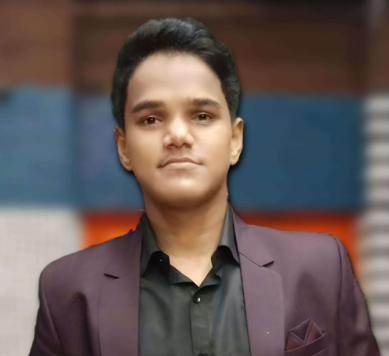
#> input picture passportsize.png, 389 x 356 px
$ python ImagetoSketch.py
#> lines starting #> are read from the running program, lines starting #| are printed output that depends on the picture
import cv2

# Read the image in RGB format
image = cv2.imread('passportsize.png')  # Replace 'your_image_path.jpg' with the actual path to your image
#> image is the input picture: shape (356, 389, 3); mean B, G, R 86.2, 87.9, 100.5

if image is not None:
    # Display the original image
    cv2.imshow('Original Image', image)
    cv2.waitKey(0)
    cv2.destroyAllWindows()

    # Convert the image to grayscale
    gray_image = cv2.cvtColor(image, cv2.COLOR_BGR2GRAY)
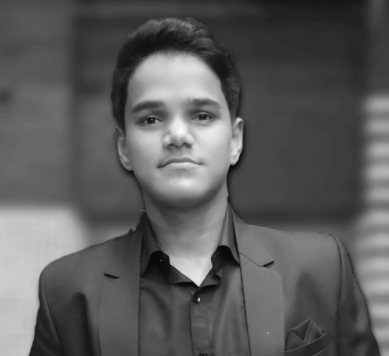
#> gray_image: shape (356, 389); min 5, max 251, mean 91.5

    # Display the grayscale image
    cv2.imshow('Grayscale Image', gray_image)
    cv2.waitKey(0)
    cv2.destroyAllWindows()

    # Invert the grayscale image using bitwise NOT
    inverted_image = cv2.bitwise_not(gray_image)
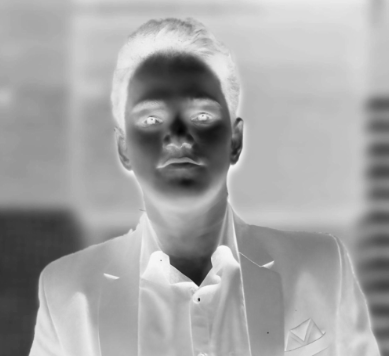
#> inverted_image: shape (356, 389); min 4, max 250, mean 163.5

    # Display the inverted image
    cv2.imshow('Inverted Image', inverted_image)
    cv2.waitKey(0)
    cv2.destroyAllWindows()

    # Apply Gaussian blur to the inverted image
    blurred_image = cv2.GaussianBlur(inverted_image, (21, 21), sigmaX=0, sigmaY=0)
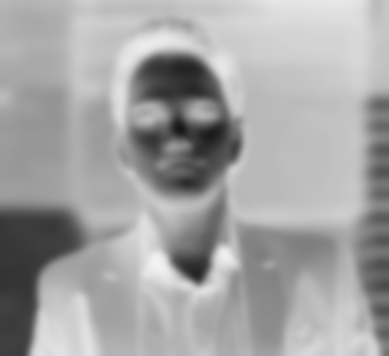
#> blurred_image: shape (356, 389); min 22, max 242, mean 163.5

    # Display the blurred image
    cv2.imshow('Blurred Image', blurred_image)
    cv2.waitKey(0)
    cv2.destroyAllWindows()

    # Create the pencil sketch by dividing the grayscale image by the inverted, blurred image
    pencil_sketch = cv2.divide(gray_image, 255 - blurred_image, scale=256)
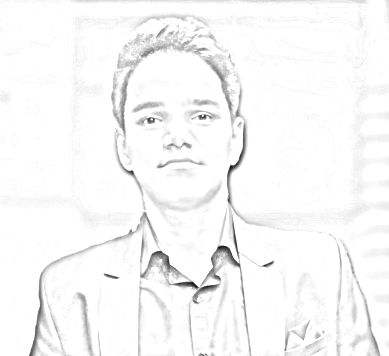
#> pencil_sketch: shape (356, 389); min 25, max 255, mean 247.6

    # Display the pencil sketch
    cv2.imshow('Pencil Sketch', pencil_sketch)
    cv2.waitKey(0)
    cv2.destroyAllWindows()

    # Save the pencil sketch as an image
    cv2.imwrite('pencil_sketch.png', pencil_sketch)

else:
    print("Image not found. Please check the image path.")
